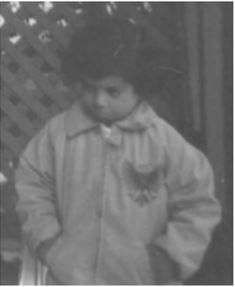
#> input picture imgs/baby.JPG, 235 x 287 px, given in place of video1.mp4, which was not available
$ python hw_video_by_ttm.py
#> lines starting #> are read from the running program, lines starting #| are printed output that depends on the picture; after the words box and inside, x2 and y2 are one past the last pixel; in counts of white or black regions, pixels touching at a corner belong together; pictures that were not available may be replaced by others from this repository, and a replacement may not be noted
import cv2
import numpy as np

file = "../imgs/video/video1.mp4"
cam = cv2.VideoCapture(file)

fps = int(cam.get(cv2.CAP_PROP_FPS))


while True:
    ret, frame = cam.read()
#> frame is the input picture: shape (287, 235, 3); min 66, max 255, mean 112.1
    if not ret:
        break

    gray = cv2.cvtColor(frame, cv2.COLOR_BGR2GRAY)

    canny = cv2.Canny(gray, 100, 200)
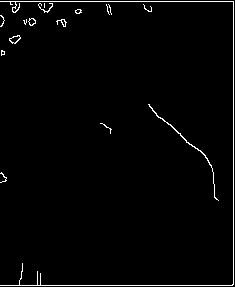
#> canny: shape (287, 235); 1.9% white in thin lines or dots

    lines = cv2.HoughLines(canny, 1, np.pi / 180, 200)
#> lines = [[233, 0], [1, 1.57], [285, 1.57]]

    if lines is not None:
        for rho, theta in lines[:, 0]:
            a = np.cos(theta)
            b = np.sin(theta)
            x0 = a * rho
            y0 = b * rho
            x1 = int(x0 + 1000 * (-b))
            y1 = int(y0 + 1000 * (a))
            x2 = int(x0 - 1000 * (-b))
            y2 = int(y0 - 1000 * (a))
            cv2.line(frame, (x1, y1), (x2, y2), (0, 255, 255), 2)
#> this loop made 3 passes
#> (rho, theta, a, b, x0, y0, x1, y1) on passes 1, 3: (233, 0, 1, 0, 233, 0, 233, 1000), (285, 1.57, -4.37e-08, 1, -1.25e-05, 285, -1000, 284)
#> (rho, theta, b, x0, y0, x1, y1, x2) on pass 2: (1, 1.57, 1, -4.37e-08, 1, -1000, 0, 999)
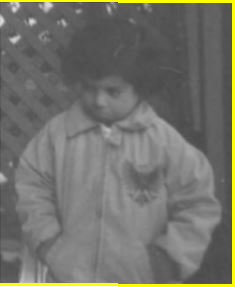
#> frame: shape (287, 235, 3); 3.17% of pixels changed, all inside (x1, y1, x2, y2) = (0, 0, 235, 287)
    cv2.imshow('Hough Lines', frame)
    if cv2.waitKey(10) == ord('q'):
#> (key q is pressed here)
        break

cam.release()
cv2.destroyAllWindows()

$ run again, on imgs/bright.jpg
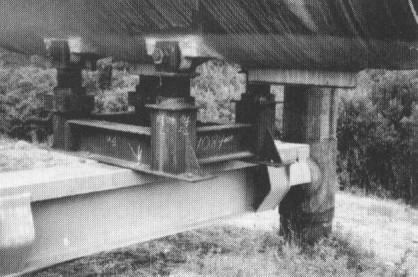
#> input picture imgs/bright.jpg, 418 x 277 px, given in place of video1.mp4, which was not available
#> frame is the input picture: shape (277, 418, 3); min 38, max 253, mean 123.2
#> `canny = cv2.Canny(gray, 100, 200)`:
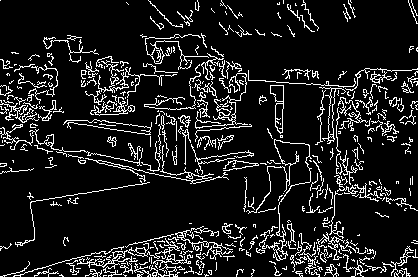
#> canny: shape (277, 418); 11.5% white in thin lines or dots
#> lines = None
